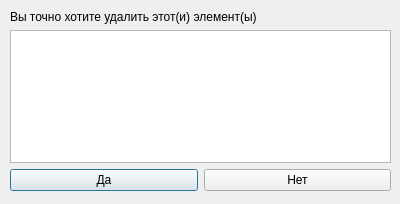
<?xml version="1.0" encoding="UTF-8"?>
<ui version="4.0">
 <class>Dialog</class>
 <widget class="QDialog" name="Dialog">
  <property name="geometry">
   <rect>
    <x>0</x>
    <y>0</y>
    <width>400</width>
    <height>204</height>
   </rect>
  </property>
  <property name="windowTitle">
   <string>Dialog</string>
  </property>
  <widget class="QWidget" name="verticalLayoutWidget">
   <property name="geometry">
    <rect>
     <x>10</x>
     <y>10</y>
     <width>381</width>
     <height>181</height>
    </rect>
   </property>
   <layout class="QVBoxLayout" name="verticalLayout">
    <item>
     <widget class="QLabel" name="label">
      <property name="text">
       <string>Вы точно хотите удалить этот(и) элемент(ы)</string>
      </property>
     </widget>
    </item>
    <item>
     <widget class="QTableWidget" name="table"/>
    </item>
    <item>
     <layout class="QHBoxLayout" name="horizontalLayout_2">
      <item>
       <widget class="QPushButton" name="yes">
        <property name="text">
         <string>Да</string>
        </property>
       </widget>
      </item>
      <item>
       <widget class="QPushButton" name="no">
        <property name="text">
         <string>Нет</string>
        </property>
       </widget>
      </item>
     </layout>
    </item>
   </layout>
  </widget>
 </widget>
 <resources/>
 <connections/>
</ui>
